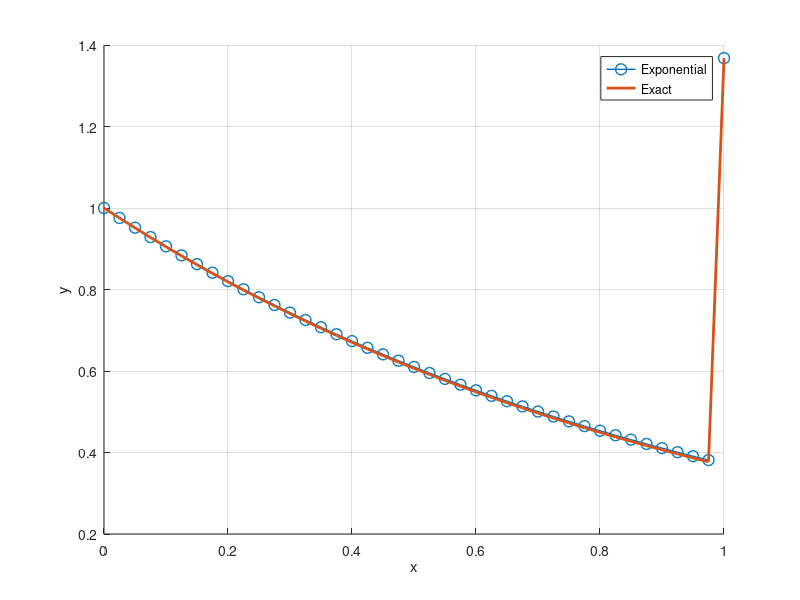

Reproduce this figure in MATLAB.
%%%%%%%%%%%%%%%%%%%%%%%%%%%%%%%%%%%%%%%%%%%%%%%%%%%%%%%%%%%%%%%%%%%%%%%%%%%%%%%%%%%%%%%%%%%%%%%%%%
%% 1-D 2th order convection diffusion reaction equation with eps exponential scheme (EXP-CDRE)  
%% Here eps or e = a                                                                           
%% -aUxx+bUx+cU=F(x)                                                                           
%% exact solution                                                                               
%% exp((1+a)*((x-1)/a))+e(-x) where a is epsilon                                                
%% F(x)=  -a*((exp(((1+a)*((x)-1))/a))+exp((-x)))                                               
%%%%%%%%%%%%%%%%%%%%%%%%%%%%%%%%%%%%%%%%%%%%%%%%%%%%%%%%%%%%%%%%%%%%%%%%%%%%%%%%%%%%%%%%%%%%%%%%%%%
tic
%format long
a=1e-3;
b=1;
x0=0; %left boundary
c=1;
xn=1;  %right boundary
n=40;  %number of interval
h=(xn-x0)/n;  %step size

x = [x0:h:xn]';

P=((b*h)/(2*a));
alpha=a*P*coth(P);
A=-(alpha/(h*h))-(b/(2*h));
B=(2*alpha/(h*h))+c;
C=-(alpha/(h*h))+(b/(2*h));
I = speye(n-1,n-1);

F = -a*((exp(((1+a)*((x)-1))/a))+exp((-x)));

%Forming A matrix
E = sparse(2:n-1,1:n-2,ones(n-2,1),n-1,n-1);

M= (A*E)+(C*E')+I*B;

u0 = (1+exp(-(1+a)/a)); % influence from the left boundary
un = (1+(exp(1))^-1); % influence from the right boundary

%%%%%%%%%%%%%Exact solution%%%%%%%%%%%%%
g = ((exp(((1+a)*((x)-1))/a))+exp((-x)));

f = F(2:n);
f(1,1)=f(1,1)-(A*u0);
f(n-1,1)=f(n-1,1)-(C*un);

u=M\f;
sol =[u0;u;un]; 

%plotting the graph
fig=figure(); hold on
set(fig,'Color','white')
plot(x,sol,'-o','LineWidth',1,'MarkerSize',8)
plot(x,g,'LineWidth',2)
xlabel('x')
ylabel('y')
legend({'Exponential','Exact'})
grid on

% To verify convergence
err=sol-g;
errn=norm(err,"inf")
%(log(((8.944390452680917e-06)/(4.453866530973460e-06))))/(log(2))
toc
